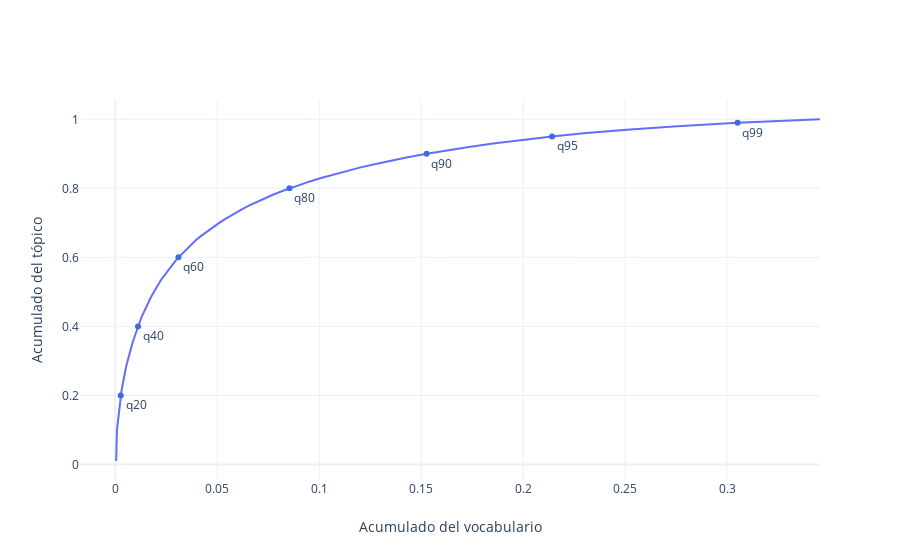

The notebook cell this image was saved under:
### Code cell
topics_cum_dist = get_mean_cum_dist(data)
cum_dist_plot(topics_cum_dist)
